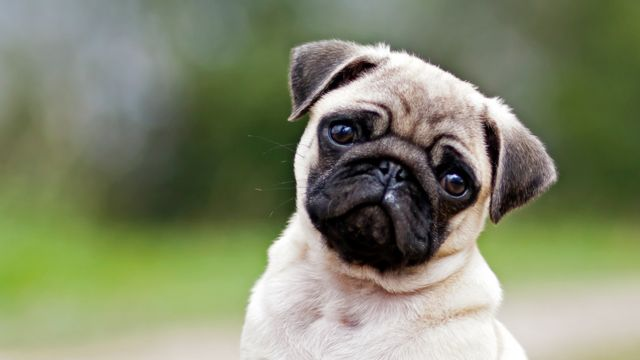
#> input picture parcial_3/lab_10/Affine_transformation/Ejercicio1/pug.jpg, 640 x 360 px
$ python ejercicio_1_2.py
#> lines starting #> are read from the running program, lines starting #| are printed output that depends on the picture
import cv2
import numpy as np

# Read the image
img = cv2.imread('pug.jpg',1)
#> img is the input picture: shape (360, 640, 3); mean B, G, R 107.6, 135.5, 129.3
img = cv2.resize(img,(600,600))
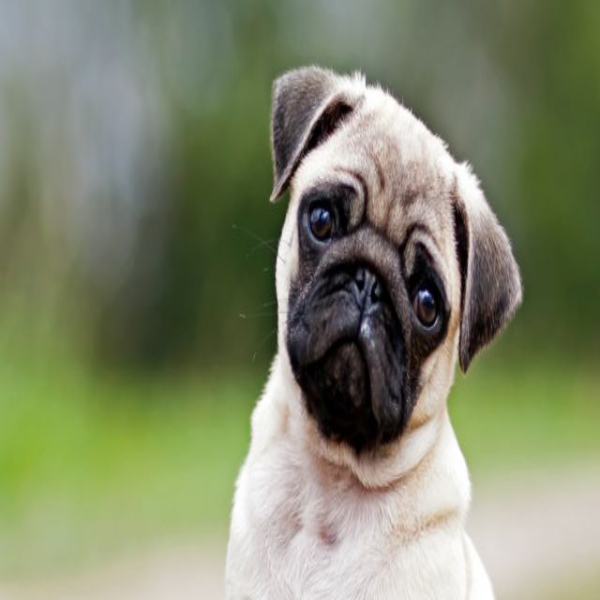
#> img: shape (600, 600, 3); mean B, G, R 107.6, 135.4, 129.2
rows, cols = img.shape[:2]
#> rows = 600; cols = 600
cv2.imshow('Imagen Original', img)

# Matriz M
M = np.float32([[2,0,0], [0,2,0]])
print(M)

# # Apply the affine transformation using cv2.warpAffine()
imgResult = cv2.warpAffine(img, M, (cols*2,rows*2))

cv2.imshow('Output', imgResult)

# filename = 'EscalarPug.jpg'
# cv2.imwrite(filename, imgResult)

cv2.waitKey(0)
cv2.destroyAllWindows()

$ run again, with parcial_3/lab_10/Affine_transformation/Ejercicio1/dog.jpg copied over parcial_3/lab_10/Affine_transformation/Ejercicio1/pug.jpg
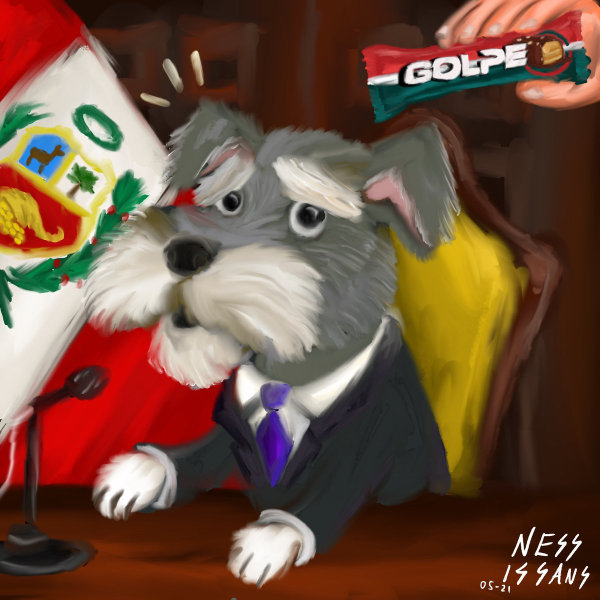
#> input picture parcial_3/lab_10/Affine_transformation/Ejercicio1/dog.jpg, 1200 x 1200 px (shown at 1/2 size)
#> img is the input picture: shape (1200, 1200, 3); mean B, G, R 62.8, 81.1, 112.9
#> `img = cv2.resize(img,(600,600))`:
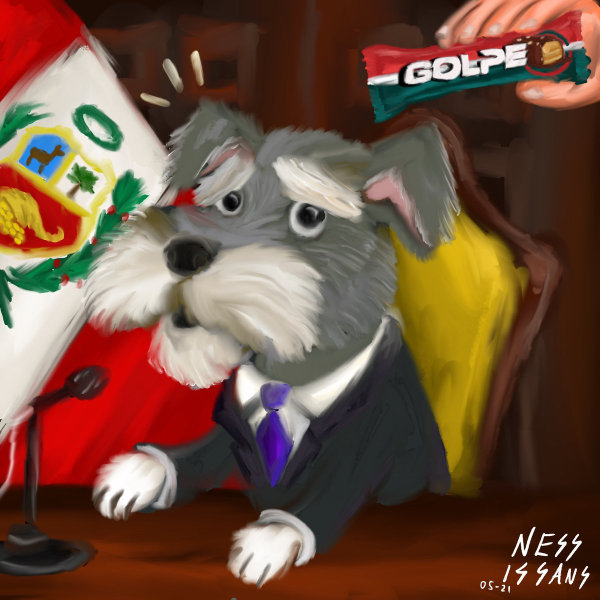
#> img: shape (600, 600, 3); mean B, G, R 62.9, 81.2, 113
